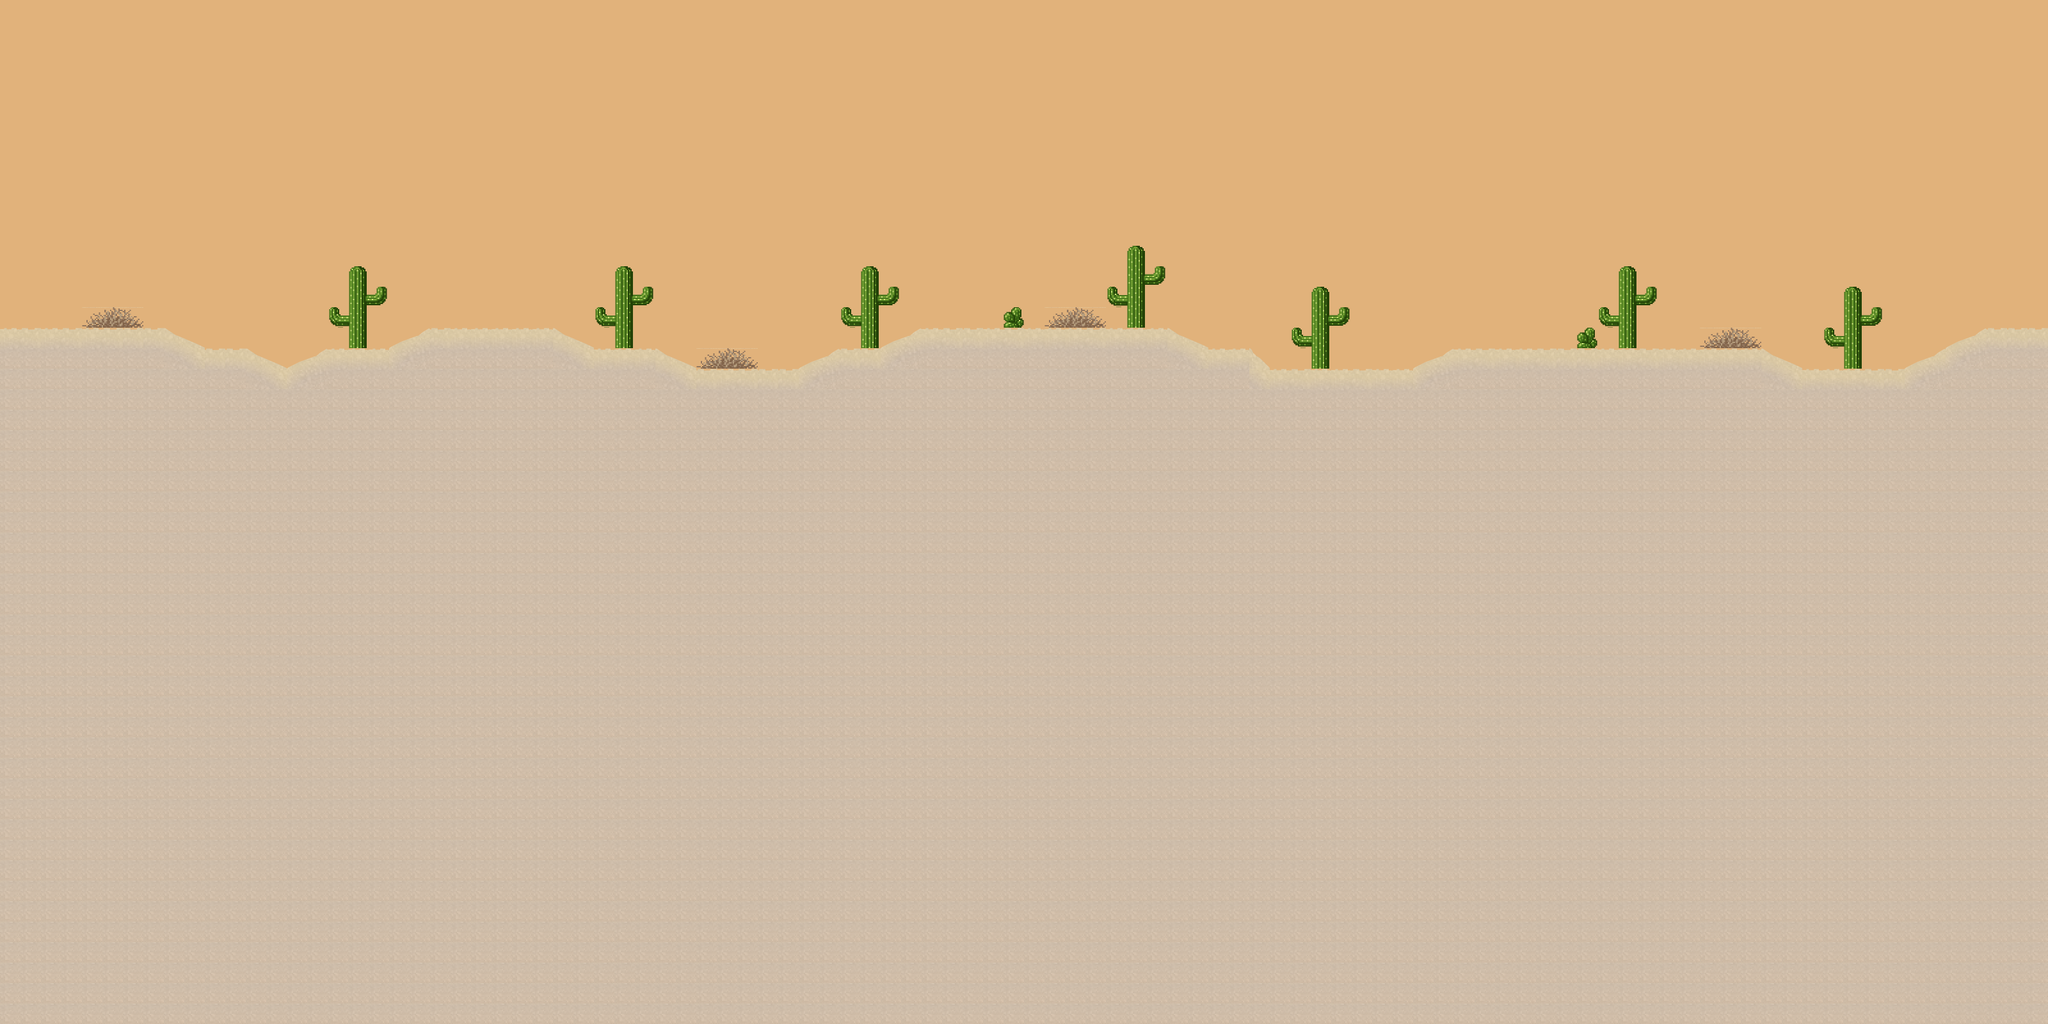

A level layout from a 2D game, rendered from its tile map. Below: a short description, then the map file with tile-grid data replaced by summaries:
An orthogonal 100x50 tile map with 32x32 px tiles, 2 tile layers (Background, Foreground) and 6 objects (2x SideTravel, 2x ChickBot, NPC, Sign).

<map version="1.0" orientation="orthogonal" width="100" height="50" tilewidth="32" tileheight="32">
 <properties>
  <property name="camera_x" value="112" />
  <property name="camera_y" value="176" />
  <property name="music" value="music/test_music_1.mp3" />
 </properties>
 <tileset firstgid="1" source="tileset.tsx" />
 <layer name="Background" width="100" height="50">
  <properties>
   <property name="parallax" value="0.7" />
  </properties>
  <data>[5000 cells, 5000 non-empty, 7 distinct tile ids]</data>
 </layer>
 <layer name="Foreground" width="100" height="50">
  <data>[5000 cells, 3380 non-empty, 22 distinct tile ids]</data>
 </layer>
 <objectgroup name="Objects" width="100" height="50">
  <object name="left" type="SideTravel" x="0" y="128" width="32" height="384">
   <properties>
    <property name="mapfile" value="maps/start.tmx" />
    <property name="side" value="left" />
    <property name="spawnpoint" value="right" />
   </properties>
  </object>
  <object name="right" type="SideTravel" x="3168" y="128" width="32" height="384">
   <properties>
    <property name="mapfile" value="maps/desert_house.tmx" />
    <property name="side" value="right" />
    <property name="spawnpoint" value="left" />
   </properties>
  </object>
  <object type="NPC" x="320" y="448" width="64" height="96">
   <properties>
    <property name="filename" value="dialogs/npc_cactus.json" />
   </properties>
  </object>
  <object type="Sign" x="2336" y="480" width="64" height="64">
   <properties>
    <property name="filename" value="dialogs/sign_whiskey.json" />
   </properties>
  </object>
  <object type="ChickBot" x="2624" y="448" width="128" height="96" />
  <object type="ChickBot" x="1088" y="480" width="128" height="96" />
 </objectgroup>
</map>
